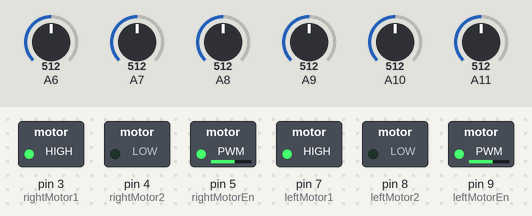
Recording of a sketch running on a simulated Arduino Mega 2560, built with avr-gcc and run on an emulated ATmega2560. Shown: switched loads named in the sketch (green lamp = pin HIGH). The test bench sets the inputs (shaded band); at power-on: A6 = 512, A7 = 512, A8 = 512, A9 = 512, A10 = 512, A11 = 512.

Above: at 0.1 s.
Timing chart, 0 to 1.6 s (numbered marks = the images above):
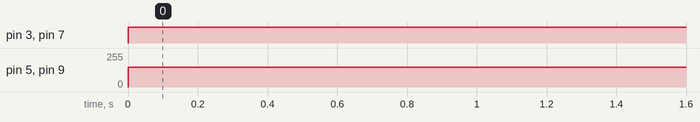

Measured:
- by itself, pin 3 (rightMotor1), pin 7 (leftMotor1): LOW → HIGH at 0.00 s
- by itself, pin 5 (rightMotorEn), pin 9 (leftMotorEn): 0/255 → 150/255 at 0.00 s

The sketch:

Controller.ino
```cpp
#include <SoftwareSerial.h>
#define minBlackVal 500

#define rightMotor1 3
#define rightMotor2 4
#define rightMotorEn 5
#define leftMotor1 7
#define leftMotor2 8
#define leftMotorEn 9

SoftwareSerial BTserial(10,11);
unsigned int values[64] = {0, 5001, 4001, 4502, 3001, 4003, 3502, 4007, 2001, 3504, 3003, 4510, 2502, 2510, 3007, 3513, 1001, 3005, 2504, 4511, 2003, 3008, 3510, 4014, 1502, 1511, 1510, 3018, 2007, 2014, 2513, 3019, 1, 2506, 2005, 4512, 1504, 4009, 3511, 4015, 1003, 1009, 2008, 4516, 2510, 2516, 3014, 3520, 502, 512, 511, 2517, 510, 516, 2018, 4021, 1007, 1015, 1014, 3021, 1513, 1520, 2019, 2522};
float Kp = 0;
float Kd = 0;
float Ki = 0;
String gain_val;
float string_val;

float rightMaxSpeed = 250;
float leftMaxSpeed = 250;
float rightBaseSpeed = 150;
float leftBaseSpeed = 150;

int power(int a, int b)
{
  if(b==0)
    return 1;
    if(b==1)
    return 2;
    if(b==2)
    return 4;
    if(b==3)
    return 8;
    if(b==4)
    return 16;
    if(b==5)
    return 32;
}

int readFrontLine(){
  unsigned int sensors[6];
  int reading = 0;

  sensors[0] = analogRead(A0);
  sensors[1] = analogRead(A1);
  sensors[2] = analogRead(A2);
  sensors[3] = analogRead(A3);
  sensors[4] = analogRead(A4);
  sensors[5] = analogRead(A5);

//  BTserial.print(sensors[5]);
  BTserial.println("front");
  BTserial.print((sensors[5]>minBlackVal)?"B":"W");
  BTserial.print("\t");

//  BTserial.print(sensors[4]);
  BTserial.print((sensors[4]>minBlackVal)?"B":"W");
  BTserial.print("\t");

//  BTserial.print(sensors[3]);
  BTserial.print((sensors[3]>minBlackVal)?"B":"W");
  BTserial.print("\t");

//  BTserial.print(sensors[2]);
  BTserial.print((sensors[2]>minBlackVal)?"B":"W");
  BTserial.print("\t");

//  BTserial.print(sensors[1]);
  BTserial.print((sensors[1]>minBlackVal)?"B":"W");
  BTserial.print("\t");

//  BTserial.print(sensors[0]);
  BTserial.print((sensors[0]>minBlackVal)?"B":"W");
  BTserial.print("\t");

  BTserial.print(";");

  for(int i=0; i<6; i++)
  {
    int bit_;
    if(sensors[i] > minBlackVal)
      bit_ = 1;
    else bit_ = 0;
    reading += bit_ * power(2, i);
  }
//  BTserial.print(reading);
//  BTserial.print(";");

  return values[reading];
}
int count = 0;
int readBackLine(){

  unsigned int sensors[6];
  int reading = 0;

  sensors[0] = analogRead(A6);
  sensors[1] = analogRead(A7);
  sensors[2] = analogRead(A8);
  sensors[3] = analogRead(A9);
  sensors[4] = analogRead(A10);
  sensors[5] = analogRead(A11);

  for(int i=0; i<6; i++)
  {
    int bit_;
    if(sensors[i] > minBlackVal)
      bit_ = 1;
    else bit_ = 0;
    reading += bit_ * power(2, i);
  }
  count = count + 1;

  if(reading != 0 && count % 100 == 0)
  {
    count = 0;
//  BTserial.print(sensors[5]);
  BTserial.println("back");
  BTserial.print((sensors[5]>minBlackVal)?"B":"W");
  BTserial.print("\t");

//  BTserial.print(sensors[4]);
  BTserial.print((sensors[4]>minBlackVal)?"B":"W");
  BTserial.print("\t");

//  BTserial.print(sensors[3]);
  BTserial.print((sensors[3]>minBlackVal)?"B":"W");
  BTserial.print("\t");

//  BTserial.print(sensors[2]);
  BTserial.print((sensors[2]>minBlackVal)?"B":"W");
  BTserial.print("\t");

//  BTserial.print(sensors[1]);
  BTserial.print((sensors[1]>minBlackVal)?"B":"W");
  BTserial.print("\t");

//  BTserial.print(sensors[0]);
  BTserial.print((sensors[0]>minBlackVal)?"B":"W");
  BTserial.print("\t");

  BTserial.print(";");
  }
//  BTserial.print(reading);
//  BTserial.print(";");

  return values[reading];
}

void setup() {
  pinMode(rightMotor1, OUTPUT);
  pinMode(rightMotor2, OUTPUT);
  pinMode(rightMotorEn, OUTPUT);
  pinMode(leftMotor1, OUTPUT);
  pinMode(leftMotor2, OUTPUT);
  pinMode(leftMotorEn, OUTPUT);

  BTserial.begin(9600);
}

int pos_ = 0, type = 0, value = 0;
float error = 0, lastError = 0;
float motorSpeed = 0;
float rightMotorSpeed = 0, leftMotorSpeed = 0;

void loop() {
  value = readBackLine();
  type = value % 100;

//  if(type == 0)
//  {
//    value = readBackLine();
//    type = value % 100;
//  }

//  BTserial.print(value);
//  BTserial.print("\t");
//  BTserial.print(type);
//  BTserial.print(";");

//  if(type == 1 or type == 2){
    pos_ = value - type;
    error = ((pos_ - 2500.0)*150.0)/2500.0;

//    BTserial.print(pos_);
//    BTserial.print("\t");
//    BTserial.print(error);
//    BTserial.print(";");

    motorSpeed = Kp*error + Kd*(error-lastError);
    lastError = error;

//    if(motorSpeed < 0)
//    {
//      rightMotorSpeed = rightBaseSpeed;
//      leftMotorSpeed = leftBaseSpeed + motorSpeed;
//    }
//    if(motorSpeed > 0)
//    {
//      leftMotorSpeed = leftBaseSpeed;
//      rightMotorSpeed = rightBaseSpeed - motorSpeed;
//    }
    rightMotorSpeed = rightBaseSpeed - motorSpeed;
    leftMotorSpeed = leftBaseSpeed + motorSpeed;

    if(rightMotorSpeed > rightMaxSpeed) rightMotorSpeed = rightMaxSpeed;
    if(leftMotorSpeed > leftMaxSpeed) leftMotorSpeed = leftMaxSpeed;
    if(rightMotorSpeed < 0) rightMotorSpeed = 0;
    if(leftMotorSpeed < 0) leftMotorSpeed = 0;

    if(count %100 == 0){
    count = 0;
    BTserial.print(rightMotorSpeed);
    BTserial.print("\t");
    BTserial.print(leftMotorSpeed);
    BTserial.print(";");
    }

    digitalWrite(rightMotor1, HIGH);
    digitalWrite(rightMotor2, LOW);
    analogWrite(rightMotorEn, rightMotorSpeed);

    digitalWrite(leftMotor1, HIGH);
    digitalWrite(leftMotor2, LOW);
    analogWrite(leftMotorEn, leftMotorSpeed);
//  }
}
```
